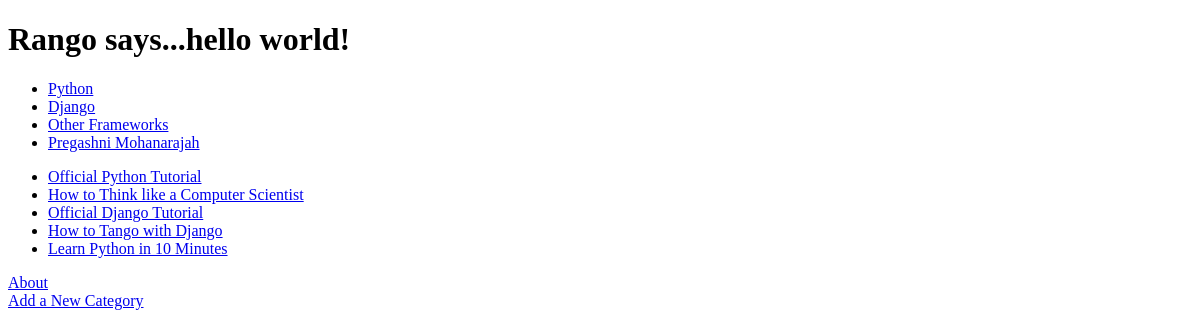
The page /rango/ on the database as committed earlier.
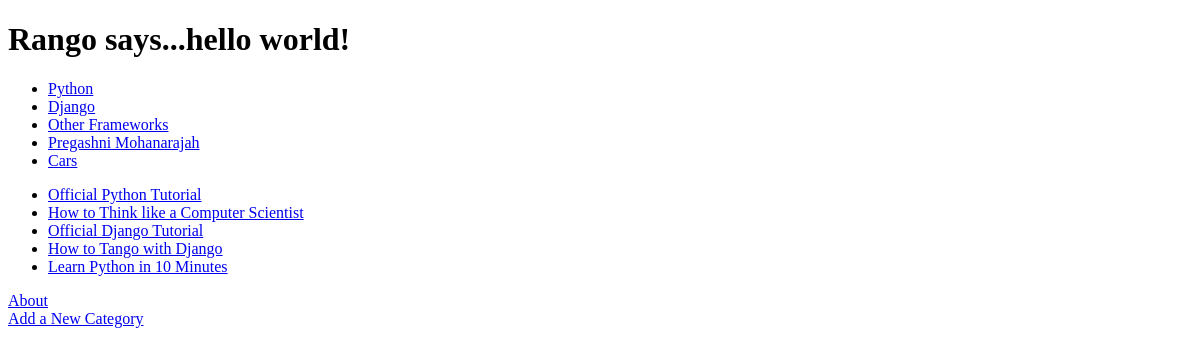
The same page on the database as committed later.
### rango/models.py (models this page shows, shortened)
class Category(models.Model):
    name = models.CharField(max_length=128, unique=True)
    views = models.IntegerField(default=0)
    likes = models.IntegerField(default=0)
    slug = models.SlugField(unique=True)
    class Meta:
        verbose_name_plural = "Categories"

class Page(models.Model):
    category = models.ForeignKey(Category)
    title = models.CharField(max_length=128)
    url = models.URLField()
    views = models.IntegerField(default=0)

### rango/views.py (the view)
def index(request):
    category_list = Category.objects.order_by('-likes')[:5]
    page_list = Page.objects.order_by('-views')[:5]
    return render(request, 'rango/index.html', {'categories': category_list, 'pages': page_list})

### templates/rango/index.html (shortened to what this page needs)
<!DOCTYPE html>
<html>
    <head>
    </head>
    <body>
        <h1>Rango says...hello world!</h1>
        {% if categories %}
            <ul>
                {% for category in categories %}
                <li><a href="/rango/category/{{ category.slug }}">{{ category.name }}</a></li>
                {% endfor %}
            </ul>
        {% else %}
         <strong>There are no categories present.</strong><br />
        {% endif %}
        {% if pages %}
            <ul>
                {% for page in pages %}
                <li><a href="{{ page.url }}">{{ page.title }}</a></li>
                {% endfor %}
            </ul>
        {% endif %}
        <a href="/rango/about/">About</a><br />
        <a href="/rango/add_category/">Add a New Category</a><br />
    </body>
</html>

Rows that differ between the two databases and show on the page:
added Category: name "Cars"
